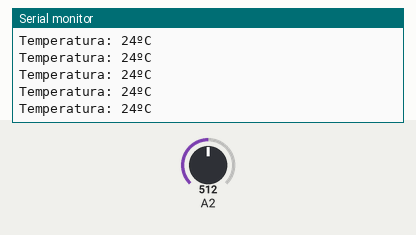
Simulated run of this sketch. Board: Arduino Uno, built with avr-gcc and run on an emulated ATmega328P. On the bench: the last lines printed to the serial monitor. The inputs (shaded band) are chosen by the test bench; at power-on: A2 = 512.

Above: at 2.2 s.
2.3 s: A2 set to 360
At 3.3 s:
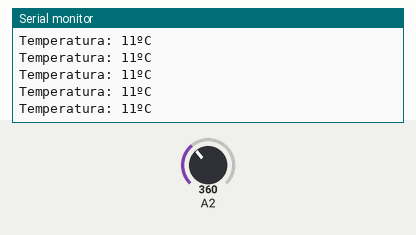
5.3 s: A2 set to 333
At 6.2 s:
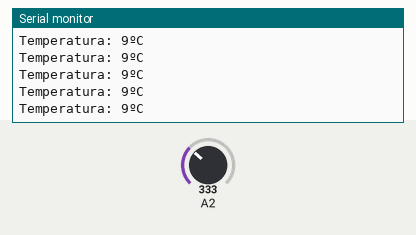
Timing chart, 0 to 8.3 s (numbered marks = the images above; inputs shaded):
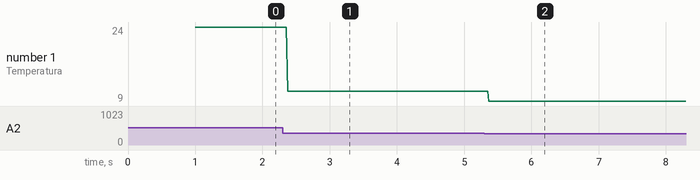

The sketch:

MedidorTemperatura.ino
```cpp
#include <Thermistor.h>               // INCLUSÃO DA BIBLIOTECA
Thermistor temp(2);                   // VARIÁVEL DO TIPO THERMISTOR, INDICANDO O PINO ANALÓGICO (A2) EM QUE O TERMISTOR ESTÁ CONECTADO
unsigned long int tempoAnterior = 0;  // TEMPO ANTERIOR RECEBE 0

void setup() {
  Serial.begin(9600);  // INICIALIZA A SERIAL
  delay(1000);         // INTERVALO DE 1 SEGUNDO
}

void loop() {
  int temperature = temp.getTemp();  // VARIÁVEL DO TIPO INTEIRO QUE RECEBE O VALOR DE TEMPERATURA CALCULADO PELA BIBLIOTECA
  Serial.print("Temperatura: ");     // IMPRIME O TEXTO NO MONITOR SERIAL
  Serial.print(temperature);         // IMPRIME NO MONITOR SERIAL A TEMPERATURA MEDIDA
  Serial.println("ºC");              // IMPRIME O TEXTO NO MONITOR SERIAL

  // Adiciona o Millis para evitar travamento do código
  if (millis() - tempoAnterior >= 1000)
    tempoAnterior = millis();
}
```

Thermistor.h
```cpp
/**********************************************************************************/
/* Thermistor -- manages a 10k Thermistor in the follwing circuit: 				  */
/*     																			  */
/*		(Ground) ---- (10k-Resister) -------|------- (Thermistor) ---- (+5v)	  */
/*                                          |									  */
/*                                      Analog Pin								  */
/*																				  */
/*			code based from code on Arduino playground found here:				  */
/*			http://www.arduino.cc/playground/ComponentLib/Thermistor2			  */
/*																				  */
/*								max mayfield									  */
/*								mm systems										  */
/*								max.mayfield@hotmail.com						  */
/**********************************************************************************/

#ifndef Thermistor_h
#define Thermistor_h

#include "Arduino.h"
#include "math.h"


class Thermistor {
	public:
		Thermistor(int pin);
		double getTemp();
	private:
		int _pin;
};

#endif
```

Measured:
- after the input at 2.3 s, the serial monitor: prints a new line after 0.07 s (image 1)
- after the input at 5.3 s, the serial monitor: prints a new line after 0.07 s (image 2)
- plotted number 1: 24 → 11 after the input at 2.3 s, 11 → 9 after the input at 5.3 s
